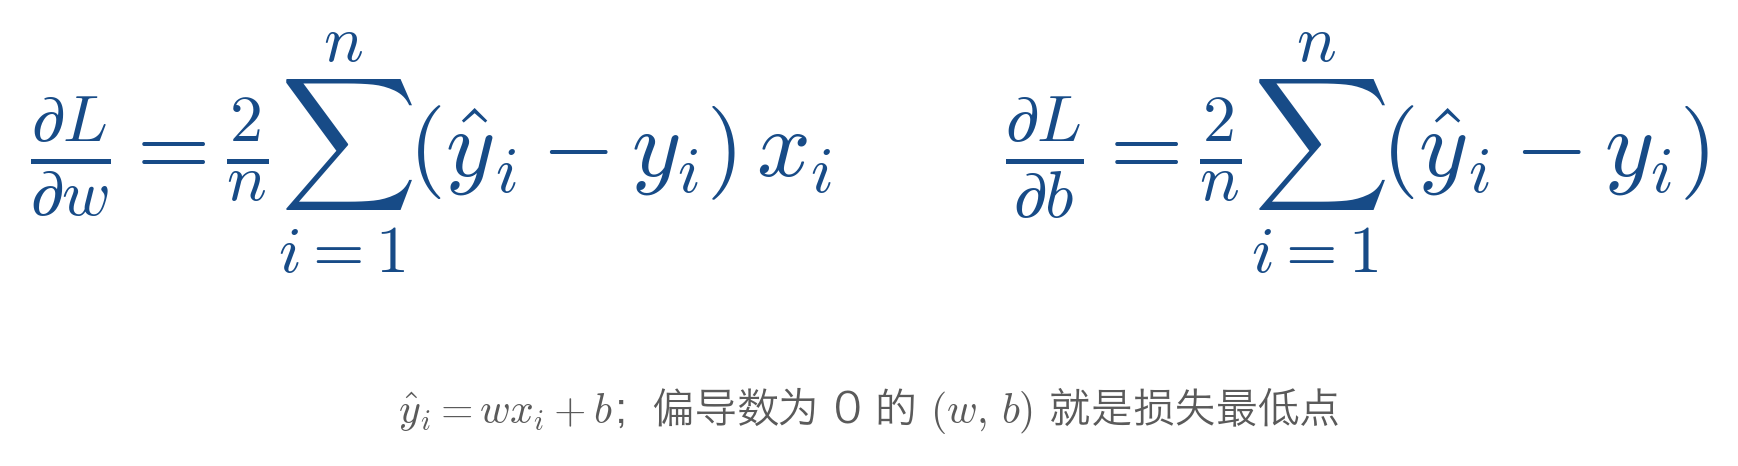

Write the Python code that produced this figure.
# 第 3 讲公式图：线性回归损失对 w、b 的偏导数（单特征版）
# 数值验证：数据 (1,3)、(3,7)，在 w=1, b=1 处
#   ŷ = [2, 4]，残差 ŷ−y = [−1, −3]
#   ∂L/∂w = (2/n)·[(−1)·1 + (−3)·3] = −10
#   ∂L/∂b = (2/n)·(−1 + −3)        = −4
# 解析偏导与有限差分相互印证。
from pathlib import Path

import matplotlib
matplotlib.use("Agg")
import matplotlib.pyplot as plt
import numpy as np

plt.rcParams["mathtext.fontset"] = "cm"
# 中文字体：macOS PingFang SC + 回退链（照抄 ch3-normal-eq.py）
plt.rcParams["font.sans-serif"] = ["PingFang SC", "Hiragino Sans GB", "Microsoft YaHei",
                                   "Arial Unicode MS", "DejaVu Sans"]
plt.rcParams["axes.unicode_minus"] = False

BLUE = "#174b87"   # 与课件 .equation 同色
GRAY = "#5a5a5a"

# ---- 数值验证：解析偏导 vs 有限差分 ----
xs = np.array([1.0, 3.0])
ys = np.array([3.0, 7.0])
w0, b0 = 1.0, 1.0


def loss(w, b):
    return np.mean((w * xs + b - ys) ** 2)


h = 1e-6
num_dw = (loss(w0 + h, b0) - loss(w0 - h, b0)) / (2 * h)
num_db = (loss(w0, b0 + h) - loss(w0, b0 - h)) / (2 * h)
ana_dw = 2 / len(xs) * np.sum(((w0 * xs + b0) - ys) * xs)
ana_db = 2 / len(xs) * np.sum((w0 * xs + b0) - ys)
assert abs(num_dw - ana_dw) < 1e-4, (num_dw, ana_dw)
assert abs(num_db - ana_db) < 1e-4, (num_db, ana_db)
assert abs(ana_dw - (-10.0)) < 1e-9 and abs(ana_db - (-4.0)) < 1e-9, (ana_dw, ana_db)
print(f"数值验证通过: ∂L/∂w = {ana_dw}，∂L/∂b = {ana_db}（与有限差分一致）")

tex = (r"$\frac{\partial L}{\partial w} = \frac{2}{n}\sum_{i=1}^{n}(\hat{y}_i - y_i)\,x_i"
       r"\qquad"
       r"\frac{\partial L}{\partial b} = \frac{2}{n}\sum_{i=1}^{n}(\hat{y}_i - y_i)$")

fig = plt.figure(figsize=(13, 2.8))
# 两行主体并排为一行（用 \qquad 分隔），大号居中
fig.text(0.5, 0.62, tex, ha="center", va="center", fontsize=34, color=BLUE)
# 下方标注行（小号灰色）
fig.text(0.5, 0.16,
         r"$\hat{y}_i = w x_i + b$；偏导数为 0 的 $(w,\,b)$ 就是损失最低点",
         ha="center", va="center", fontsize=15, color=GRAY)

out = Path(__file__).with_name("eq-grad-wb.png")
fig.savefig(out, dpi=200, facecolor="white", bbox_inches="tight", pad_inches=0.15)
print("saved:", out)
